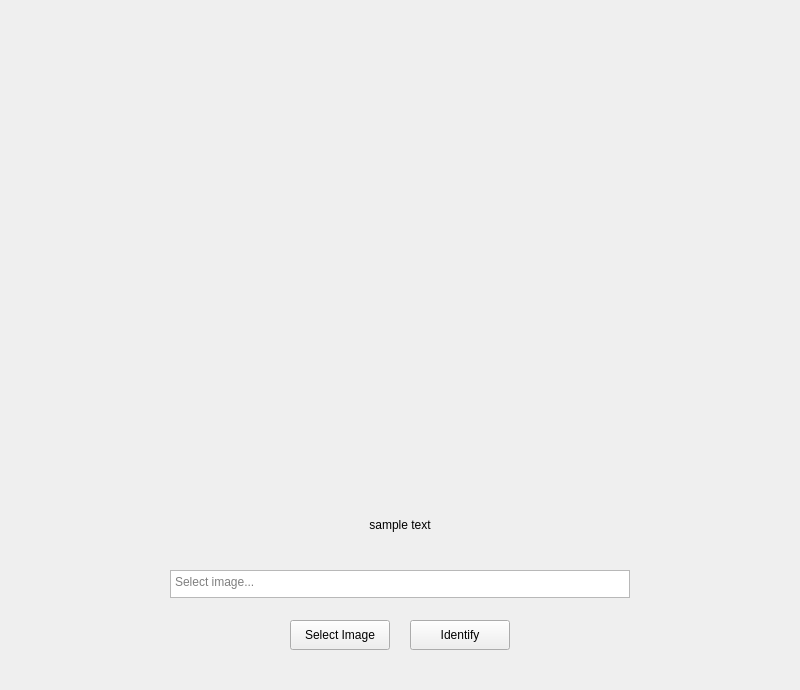
<?xml version="1.0" encoding="UTF-8"?>
<ui version="4.0">
 <class>Form</class>
 <widget class="QWidget" name="Form">
  <property name="geometry">
   <rect>
    <x>0</x>
    <y>0</y>
    <width>800</width>
    <height>690</height>
   </rect>
  </property>
  <property name="windowTitle">
   <string>Form</string>
  </property>
  <widget class="QPushButton" name="select_button">
   <property name="geometry">
    <rect>
     <x>290</x>
     <y>620</y>
     <width>100</width>
     <height>30</height>
    </rect>
   </property>
   <property name="text">
    <string>Select Image</string>
   </property>
  </widget>
  <widget class="QPushButton" name="identify_button">
   <property name="geometry">
    <rect>
     <x>410</x>
     <y>620</y>
     <width>100</width>
     <height>30</height>
    </rect>
   </property>
   <property name="text">
    <string>Identify</string>
   </property>
  </widget>
  <widget class="QTextEdit" name="file_path">
   <property name="geometry">
    <rect>
     <x>170</x>
     <y>570</y>
     <width>460</width>
     <height>28</height>
    </rect>
   </property>
   <property name="lineWrapMode">
    <enum>QTextEdit::NoWrap</enum>
   </property>
   <property name="readOnly">
    <bool>true</bool>
   </property>
   <property name="placeholderText">
    <string>Select image...</string>
   </property>
  </widget>
  <widget class="QLabel" name="out_label">
   <property name="geometry">
    <rect>
     <x>40</x>
     <y>500</y>
     <width>720</width>
     <height>50</height>
    </rect>
   </property>
   <property name="text">
    <string>sample text</string>
   </property>
   <property name="scaledContents">
    <bool>false</bool>
   </property>
   <property name="alignment">
    <set>Qt::AlignCenter</set>
   </property>
  </widget>
  <widget class="QLabel" name="image_preview">
   <property name="geometry">
    <rect>
     <x>40</x>
     <y>40</y>
     <width>720</width>
     <height>450</height>
    </rect>
   </property>
   <property name="scaledContents">
    <bool>true</bool>
   </property>
  </widget>
  <widget class="QLabel" name="shroom_laugh_l">
   <property name="geometry">
    <rect>
     <x>10</x>
     <y>530</y>
     <width>150</width>
     <height>150</height>
    </rect>
   </property>
   <property name="scaledContents">
    <bool>true</bool>
   </property>
  </widget>
  <widget class="QLabel" name="shroom_laugh_r">
   <property name="geometry">
    <rect>
     <x>640</x>
     <y>530</y>
     <width>150</width>
     <height>150</height>
    </rect>
   </property>
   <property name="scaledContents">
    <bool>true</bool>
   </property>
  </widget>
  <zorder>select_button</zorder>
  <zorder>identify_button</zorder>
  <zorder>file_path</zorder>
  <zorder>image_preview</zorder>
  <zorder>out_label</zorder>
  <zorder>shroom_laugh_l</zorder>
  <zorder>shroom_laugh_r</zorder>
 </widget>
 <resources/>
 <connections/>
</ui>
